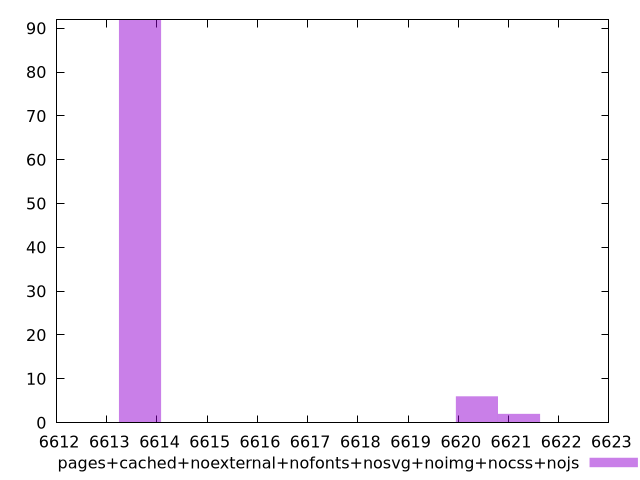

Write gnuplot code to recreate this figure.
$_pagesCachedNoexternalNofontsNosvgNoimgNocssNojs <<EOF
6613.661291526961 92
6620.371410782791 6
6621.210175689769 2
EOF
set key outside below
set terminal pngcairo
set output "report_00005_2020-11-02T22-26-11.212Z/total-byte-weight/pages+cached+noexternal+nofonts+nosvg+noimg+nocss+nojs//raw_hist.png"
set yrange [0:92]
set boxwidth 0.8387649069786888
set style fill transparent solid 0.5 noborder
plot $_pagesCachedNoexternalNofontsNosvgNoimgNocssNojs title "pages+cached+noexternal+nofonts+nosvg+noimg+nocss+nojs" with boxes ,
